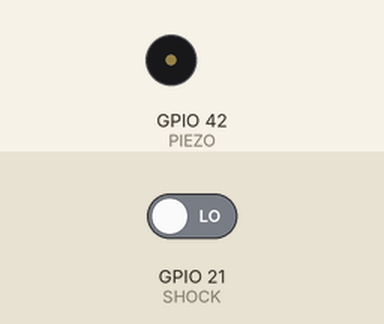
The sketch below on a simulated ESP32-S3. Shown: buzzer (waves = sounding). The test bench sets the inputs (shaded band); at power-on: GPIO 21 (SHOCK) LOW. What the sketch prints to the serial monitor is not drawn.

Above: at 1.2 s.
1.3 s: GPIO 21 (SHOCK) driven HIGH
At 1.7 s:
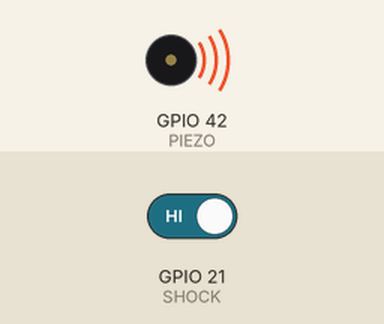
Timing chart, 0 to 4.3 s (numbered marks = the images above; inputs shaded):
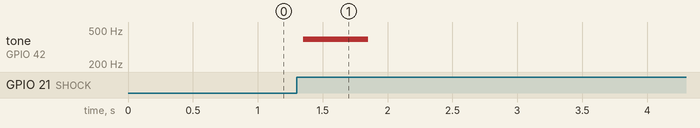

Measured:
- after the input at 1.3 s, tone on GPIO 42 (PIEZO): silent → 392 Hz after 0.05 s, → silent 0.50 s later

The sketch:

SHOCK_PRINT_TEST.ino
```cpp
#include "esp_camera.h"
#define SHOCK 21
#define PIEZO 42
unsigned long shockStartTime = 0;
bool shockDetected = false;
bool shockConfirmed = false;
unsigned long lastShockTime = 0;

int melody[] = {262, 294, 330, 349, 392, 440, 494, 523};

void setup() {
  Serial.begin(115200);
  pinMode(SHOCK, INPUT);
  ledcAttachPin(PIEZO, LEDC_CHANNEL_0); // PIEZO 핀에 LEDC 채널 연결
}

void loop() {
  int shockState = digitalRead(SHOCK);
  unsigned long currentTime = millis();
  Serial.println(shockState);
  if (shockState == 1 && currentTime - lastShockTime > 300) {
    if (!shockDetected) {
      shockDetected = true;
      shockStartTime = currentTime;
    } else if (currentTime - shockStartTime >= 50 && !shockConfirmed) {
      tone(PIEZO,melody[4],500);
      Serial.println("[SYSTEM] 낙하 감지");
      shockConfirmed = true;  // Mark the shock as confirmed
      lastShockTime = currentTime;  // Update the last shock time
      shockDetected = false;  // Reset the detection state
    }
  } else if (shockState == 0) {
    shockDetected = false;  // Reset the detection state if no shock is detected
    shockConfirmed = false;  // Allow new shocks to be detected after cooldown
  }
}
```
